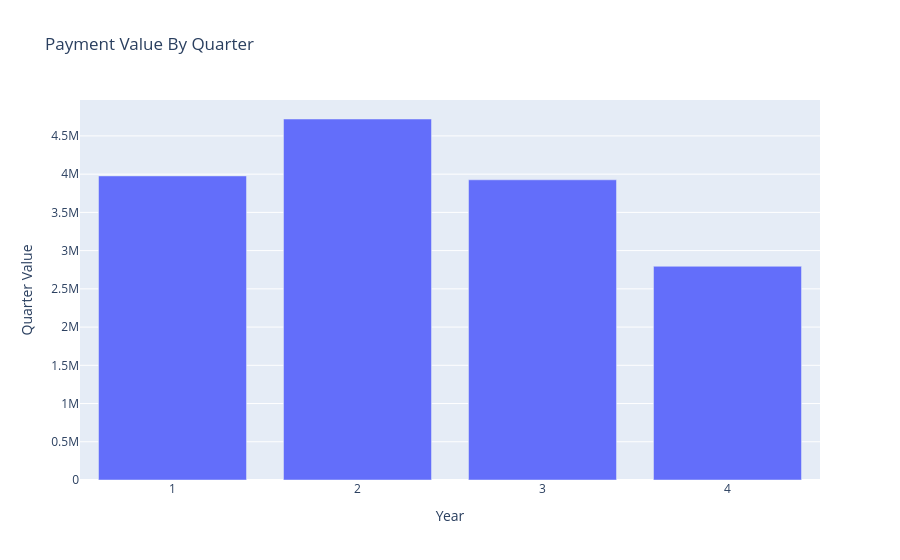

The notebook cell saved with this chart:
### Code cell
import plotly.express as px

fig = px.bar(
    x=merged_order_payment_quarter.index,
    y=merged_order_payment_quarter["payment_value"],
    title="Payment Value By Quarter",
    labels={
        "x" : "Year",
        "y" : "Quarter Value"
    }
)

fig.update_xaxes(tickvals=[1, 2, 3, 4])

fig.show()

### Figure 1 — Plotly figure (JSON) as saved in the notebook; plotly's stock layout.template omitted (floating-point values rounded to 4 significant figures)
{"data": [{"hovertemplate": "Year=%{x}<br>Quarter Value=%{y}<extra></extra>", "legendgroup": "", "marker": {"color": "#636efa", "pattern": {"shape": ""}}, "name": "", "orientation": "v", "showlegend": false, "textposition": "auto", "type": "bar", "x": [1, 2, 3, 4], "xaxis": "x", "y": [3977000.0, 4721000.0, 3926000.0, 2795000.0], "yaxis": "y"}], "layout": {"barmode": "relative", "legend": {"tracegroupgap": 0}, "title": {"text": "Payment Value By Quarter"}, "xaxis": {"anchor": "y", "domain": [0, 1], "tickvals": [1, 2, 3, 4], "title": {"text": "Year"}}, "yaxis": {"anchor": "x", "domain": [0, 1], "title": {"text": "Quarter Value"}}}}
